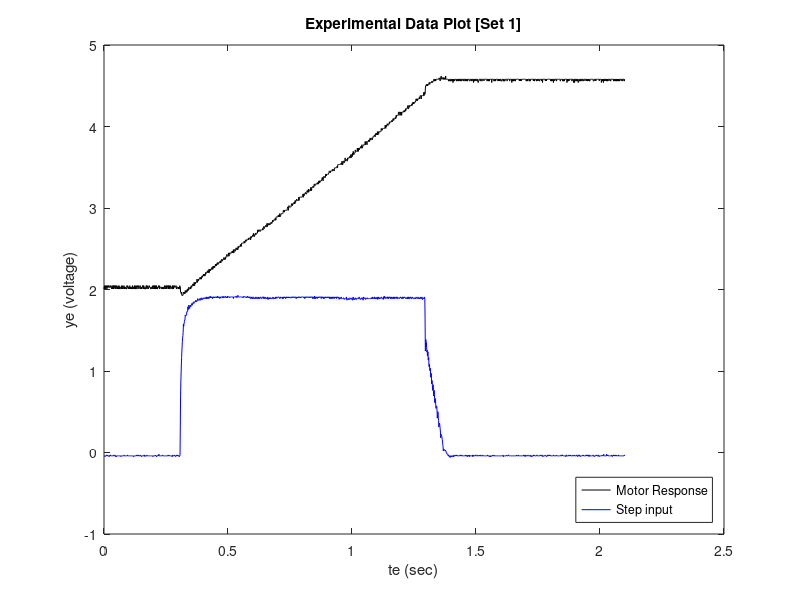
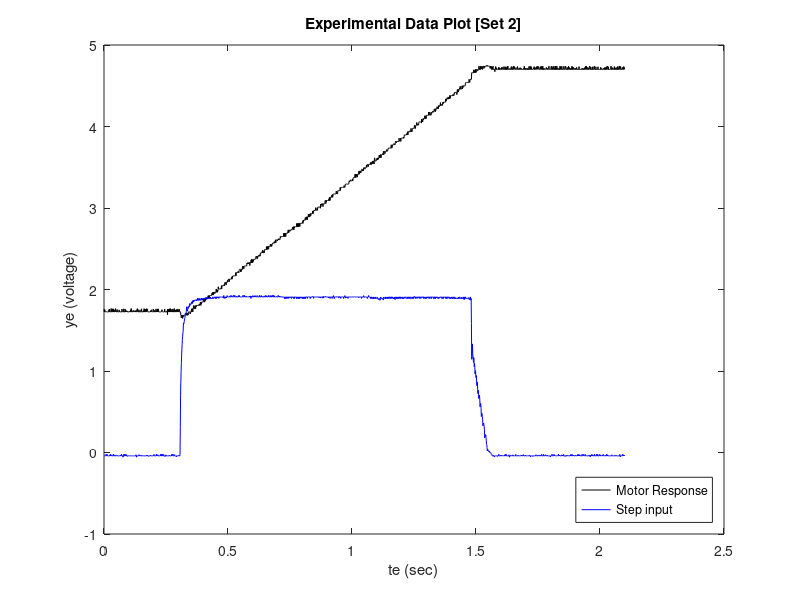
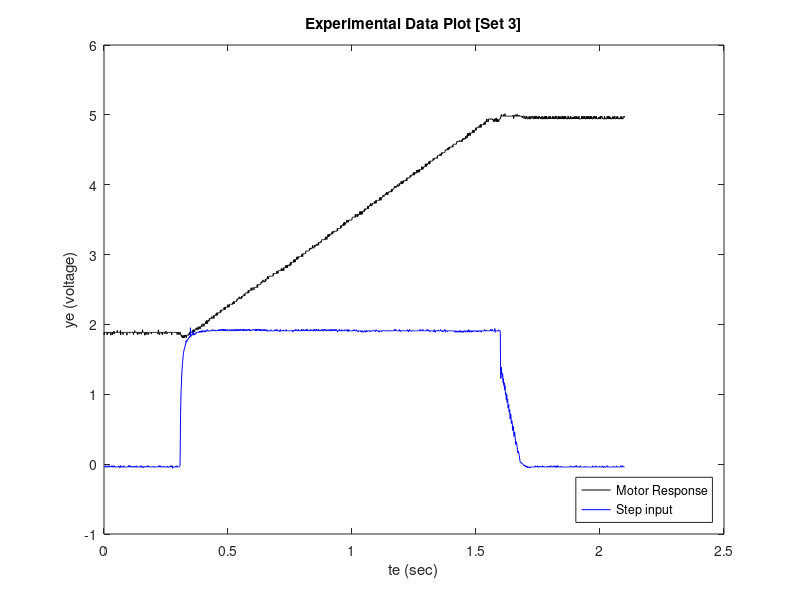
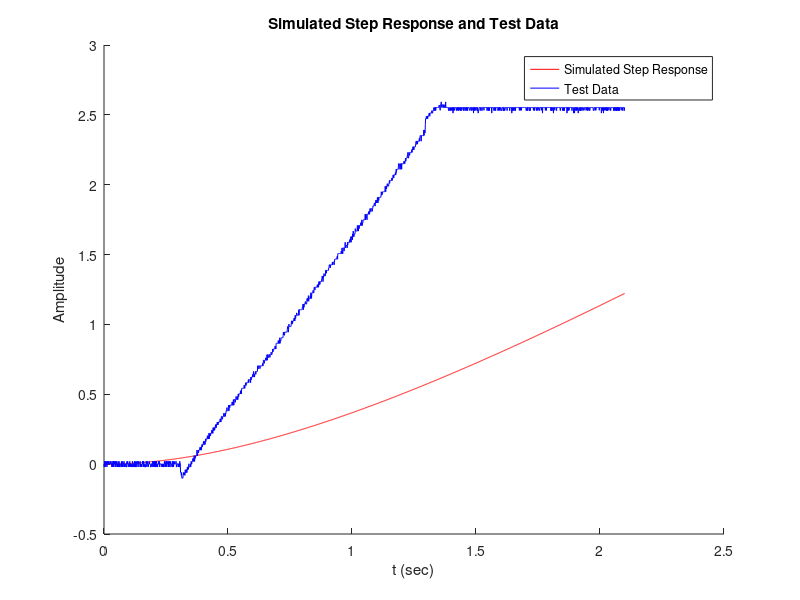

These figures' MATLAB source, in order: (Note: this script raises an error after producing the figures.)
%% ENB301_PracCode.m
% Written by D Gilmour n8871566

clc
clear all
close all

%% B1 - Load experimental data and plot
% Plot in black
data = csvread('PartB_Test1.csv',2,0);
te_1 = data(1:end,1);
te_1 = te_1 + abs(te_1(1));
ye_1 = data(1:end,2);
ye_1step = data(1:end,3);

data = csvread('PartB_Test2.csv',2,0);
te_2 = data(1:end,1);
te_2 = te_2 + abs(te_2(1));
ye_2 = data(1:end,2);
ye_2step = data(1:end,3);

data = csvread('PartB_Test3.csv',2,0);
te_3 = data(1:end,1);
te_3 = te_3 + abs(te_3(1));
ye_3 = data(1:end,2);
ye_3step = data(1:end,3);

figure
plot(te_1,ye_1,'k',te_1,ye_1step,'b')
title('Experimental Data Plot [Set 1]')
xlabel('te (sec)')
ylabel('ye (voltage)')
legend('Motor Response', 'Step input', 'Location','SouthEast')
print('-depsc',strcat('figures',filesep,'B1_dataset1'));
close

figure
plot(te_2,ye_2,'k',te_2,ye_2step,'b')
title('Experimental Data Plot [Set 2]')
xlabel('te (sec)')
ylabel('ye (voltage)')
legend('Motor Response', 'Step input', 'Location','SouthEast')
print('-depsc',strcat('figures',filesep,'B1_dataset2'));
close

figure
plot(te_3,ye_3,'k',te_3,ye_3step,'b')
title('Experimental Data Plot [Set 3]')
xlabel('te (sec)')
ylabel('ye (voltage)')
legend('Motor Response', 'Step input', 'Location','SouthEast')
print('-depsc',strcat('figures',filesep,'B1_dataset3'));
close

%% B2
alpha = 1;
km=1;
G = tf(km,[1 alpha 0]);

G_0 = step(G,te_1);
figure
hold on
plot(te_1,G_0,'r')
plot(te_1,ye_1-ye_1(1),'b')
title('Simulated Step Response and Test Data')
xlabel('t (sec)')
ylabel('Amplitude')
legend('Simulated Step Response','Test Data')
hold off
print('-depsc',strcat('figures',filesep,'B2_dataset1'));
close

G_0 = step(G,te_2);
figure
hold on
plot(te_2,G_0,'r')
plot(te_2,ye_2-ye_2(1),'b')
title('Simulated Step Response and Test Data')
xlabel('t (sec)')
ylabel('Amplitude')
legend('Simulated Step Response','Test Data')
hold off
print('-depsc',strcat('figures',filesep,'B2_dataset2'));
close

G_0 = step(G,te_3);
figure
hold on
plot(te_3,G_0,'r')
plot(te_3,ye_3-ye_3(1),'b')
title('Simulated Step Response and Test Data')
xlabel('t (sec)')
ylabel('Amplitude')
legend('Simulated Step Response','Test Data')
hold off
print('-depsc',strcat('figures',filesep,'B2_dataset3'));
close

%% B3 
% B3 - Derive single figure of merit: Used both Mean Square figure of merit
% and Root Mean Square figure of Merit
% Mean square error calculation:
% error_ms = error_ms + (G_0(jj) - ye(jj))^2;

% Root mean square error calculation:
% error_rms = error_rms + rms(G_0(jj) - ye(jj));

%% B4
% Improve Estimates using plots and figure of merit. Could use filters
% to improve quality of estimate. Could use medfilt1() in actual vector calculations.
mf1 = 50;   % medfilt1 averaging weighting

% Plot experimental data ye against systems estimated tf y1
[te_1new,ye_1new] = timing_fix(te_1,ye_1);
[te_2new,ye_2new] = timing_fix(te_2,ye_2);
[te_3new, ye_3new] = timing_fix(te_3,ye_3);

figure
plot(te_1new,ye_1new,'k')
title('Experimental Data Plot [Set 1 Adjusted]')
xlabel('te (sec)')
ylabel('ye (voltage)')
print('-depsc',strcat('figures',filesep,'B2_dataset1'));
close

figure
plot(te_2new,ye_2new,'k')
title('Experimental Data Plot [Set 2 Adjusted]')
xlabel('te (sec)')
ylabel('ye (voltage)')
print('-depsc',strcat('figures',filesep,'B2_dataset2'));
close

figure
plot(te_3new,ye_3new,'k')
title('Experimental Data Plot [Set 2 Adjusted]')
xlabel('te (sec)')
ylabel('ye (voltage)')
print('-depsc',strcat('figures',filesep,'B2_dataset3'));
close

[te_1trim, ye_1trim] = trimForCalculation(te_1new,ye_1new,mf1);
[te_2trim, ye_2trim] = trimForCalculation(te_2new,ye_2new,mf1);
[te_3trim, ye_3trim] = trimForCalculation(te_3new,ye_3new,mf1);

km_num = 500;    % number of km values used
km_max = 500;   % max km value used
alpha_num = 500;    % number of alpha values used
alpha_max = 500;    % max alpha value used

% Preallocate size for speed
output_ms = zeros(3,km_num*alpha_num);
output_rms = zeros(3,km_num*alpha_num);
km_ms = zeros(1,3);
alpha_ms = zeros(1,3);
km_rms = zeros(1,3);
alpha_rms = zeros(1,3);
        
for iteration = 1 : 3
    
    % Set te and ye based on iteration
    if (iteration == 1)        
        te = te_1trim;
        ye = ye_1trim;
    elseif (iteration == 2)
        te = te_2trim;
        ye = ye_2trim;
    else
        te = te_3trim;
        ye = ye_3trim;
    end      
    
    % Set cycle variables
    error_ms = 0;
    error_rms = 0;
    ii = 1;
    count = 0;
    
    for km = linspace(0,km_max,km_num)   % Cycle km values
       for alpha = linspace(0,alpha_max,alpha_num)  % Cycle alpha values
           G = tf(km, [1 alpha 0]);
           G_0 = step(G,te);

           % Calculate error
           for jj = 1 : length(te)
              % Calculate mean square error
              error_ms = error_ms + (G_0(jj) - ye(jj))^2;
              
              % Calculate root mean square error
              error_rms = error_rms + rms(G_0(jj) - ye(jj));
           end
           
           % Store km, alpha and the error taken to calculate
           output_ms(:,ii) = [km;alpha;error_ms];
           output_rms(:,ii) = [km;alpha;error_rms];
           
           % Reset cycle variables
           ii = ii + 1;
           error_ms = 0;
           error_rms = 0;
       end
       
       % Output km iterations
       %count = count + 1;       
       %fprintf('%d %s %d\n',count,'/',km_num);
    end

    % Calculate km and alpha values for mean square error calculation
    [~,index] = min(output_ms(3,:));
    km_ms(iteration) = output_ms(1,index); % Output variable
    alpha_ms(iteration) = output_ms(2,index);  % Output variable

    % Calculate km and alpha values for root mean square error calculation
    [~,index] = min(output_rms(3,:));
    km_rms(iteration) = output_rms(1,index); % Output variable
    alpha_rms(iteration) = output_rms(2,index);  % Output variable    
end
km_mean = (mean(km_ms) + mean(km_rms)) / 2;
alpha_mean = (mean(alpha_ms) + mean(alpha_rms)) / 2;

% Write km and alpha values to file
fileID = fopen('y1.txt','w');
fprintf(fileID,'%s\n\n','Results from calculating km and alpha');
fprintf(fileID,'%s %6.4f %6.4f %6.4f\n','km_ms:',km_ms);
fprintf(fileID,'%s %6.4f %6.4f %6.4f\n','km_rms:',km_rms);
fprintf(fileID,'%s %6.4f %6.4f %6.4f\n','alpha_ms:',alpha_ms);
fprintf(fileID,'%s %6.4f %6.4f %6.4f\n','alpha_rms',alpha_rms);
fprintf(fileID,'%s %6.4f\n','km_mean:',km_mean);
fprintf(fileID,'%s %6.4f\n','alpha_mean',alpha_mean);
fclose(fileID);

% Display km and alpha values
fprintf('%s\n','km_ms:')
disp(km_ms);
fprintf('%s\n','alpha_ms:')
disp(alpha_ms);
fprintf('%s\n','km_rms:')
disp(km_rms);
fprintf('%s\n','alpha_rms:')
disp(alpha_rms);
fprintf('%s\n', 'km:')
disp(km_mean);
fprintf('%s\n', 'alpha:')
disp(alpha_mean);

% Plot y1 against ye
% Data Set 1
G = tf(km_ms(1), [1 alpha_ms(1) 0]); 
y1_ms = step(G,te_1new);
figure
plot(te_1new,medfilt1(ye_1new,1),'k',te_1new,medfilt1(y1_ms,1),'b')
title('Experimental vs estimated TF [Set 1 Adjusted, mean square error]')
xlabel('te (sec)')
ylabel('y (voltage)')
legend('ye','y1')
print('-depsc',strcat('figures',filesep,'y1_dataset1_ms'));
close

G = tf(km_rms(1), [1 alpha_rms(1) 0]); 
y1_rms = step(G,te_1new);
figure
plot(te_1new,ye_1new,'k',te_1new,y1_rms,'b')
title('Experimental vs estimated TF [Set 1 Adjusted, root mean square error]')
xlabel('te (sec)')
ylabel('y (voltage)')
legend('ye','y1')
print('-depsc',strcat('figures',filesep,'y1_dataset1_rms'));
close

% Data Set 2
G = tf(km_ms(2), [1 alpha_ms(2) 0]);
y1_ms = step(G,te_2new);
figure
plot(te_2new,ye_2new,'k',te_2new,y1_ms,'b')
title('Experimental vs estimated TF [Set 2 Adjusted, mean square error]')
xlabel('te (sec)')
ylabel('y (voltage)')
legend('ye','y1')
print('-depsc',strcat('figures',filesep,'y1_dataset2_ms'));
close

G = tf(km_rms(2), [1 alpha_rms(2) 0]); 
y1_rms = step(G,te_2new);
figure
plot(te_2new,ye_2new,'k',te_2new, y1_rms,'b')
title('Experimental vs estimated TF [Set 2 Adjusted, root mean square error]')
xlabel('te (sec)')
ylabel('y (voltage)')
legend('ye','y1')
print('-depsc',strcat('figures',filesep,'y1_dataset2_rms'));
close

% Data Set 3
G = tf(km_ms(3), [1 alpha_ms(3) 0]); 
y1_ms = step(G,te_3new);
figure
plot(te_3new,ye_3new,'k',te_3new,y1_ms,'b')
title('Experimental vs estimated TF [Set 3 Adjusted, mean square error]')
xlabel('te (sec)')
ylabel('y (voltage)')
legend('ye','y1')
print('-depsc',strcat('figures',filesep,'y1_dataset3_ms'));
close

G = tf(km_rms(3), [1 alpha_rms(3) 0]); 
y1_rms = step(G,te_3new);
figure
plot(te_3new,ye_3new,'k',te_3new,y1_rms,'b')
title('Experimental vs estimated TF [Set 3 Adjusted, root mean square error]')
xlabel('te (sec)')
ylabel('y (voltage)')
legend('ye','y1')
print('-depsc',strcat('figures',filesep,'y1_dataset3_rms'));
close

save('partb_Variables.mat')
%{
km_length = 500; alpha_length = 500
km_max = 500; alpha_max = 500
km_ms:
  289.5792  496.9940  495.9920

alpha_ms:
  118.2365  201.4028  198.3968

km_rms:
  265.5311  500.0000  483.9679

alpha_rms:
  108.2164  202.4048  193.3868
%}



%% B5
%clear
%load('partb_MatlabOutput')
%alpha_mean = 170.3407;

% Use second order model and alpha to calculate km and beta.
% Experimental time and voltage vectors

km_num = 500;    % number of km values used
km_max = 500;   % max km value used
beta_num = 50;    % number of alpha values used
beta_max = 1;    % max alpha value used

% Preallocate size for speed
output_ms = zeros(3,km_num*beta_num);
output_rms = zeros(3,km_num*beta_num);
km2_ms = zeros(1,3);
beta_ms = zeros(1,3);
km2_rms = zeros(1,3);
beta_rms = zeros(1,3);
    
for iteration = 1:3
    if(iteration == 1)
        te = te_1trim;
        ye = ye_1trim;
    elseif(iteration==2)
        te = te_2trim;
        ye = ye_2trim;
    else
        te = te_3trim;
        ye = ye_3trim;
    end
    
    % Set cycle variables
    error_ms = 0;
    error_rms = 0;
    ii = 1;
    count = 0;
    
    for km = linspace(0,km_max,km_num)   % Cycle km values
       for beta = linspace(0,beta_max,beta_num)  % Cycle alpha values
           G = tf(km, [1 (alpha_mean+beta) (alpha_mean*beta)]);
           G_0 = step(G,te);

           % Calculate error
           for jj = 1 : length(te)
              % Calculate mean square error
              error_ms = error_ms + (G_0(jj) - ye(jj))^2;

              % Calculate root mean square error
              error_rms = error_rms + rms(G_0(jj) - ye(jj));
           end

           % Store km, alpha and the error taken to calculate
           output_ms(:,ii) = [km;beta;error_ms];
           output_rms(:,ii) = [km;beta;error_rms];

           % Reset cycle variables
           ii = ii + 1;
           error_ms = 0;
           error_rms = 0;
       end

    end
    
    
        % Output km iterations
       %count = count + 1;       
       %fprintf('%d %s %d\n',count,'/',km_num);

    % Calculate km and alpha values for mean square error calculation
    [~,index] = min(output_ms(3,:));
    km2_ms(iteration) = output_ms(1,index); % Output variable
    beta_ms(iteration) = output_ms(2,index);  % Output variable

    % Calculate km and alpha values for root mean square error calculation
    [~,index] = min(output_rms(3,:));
    km2_rms(iteration) = output_rms(1,index); % Output variable
    beta_rms(iteration) = output_rms(2,index);  % Output variable 
end

km_mean2 = (mean(km_ms) + mean(km2_rms)) / 2;
beta_mean = (mean(beta_ms) + mean(beta_rms)) / 2;
    
% Display km and beta values
fprintf('%s\n','km_ms:')
disp(km2_ms);
fprintf('%s\n','beta_ms:')
disp(beta_ms);
fprintf('%s\n','km_rms:')
disp(km2_rms);
fprintf('%s\n','beta_rms:')
disp(beta_rms);
fprintf('%s\n', 'km:')
disp(km_mean2);
fprintf('%s\n', 'beta:')
disp(beta_mean);

% Write km and beta values to file
fileID = fopen('y2.txt','w');
fprintf(fileID,'%s\n\n','Results from calculating km and beta with set alpha value.');
fprintf(fileID,'%s %6.4f\n','Precalculated alpha:',alpha_mean);
fprintf(fileID,'%s %6.4f %6.4f %6.4f\n','km_ms:',km2_ms);
fprintf(fileID,'%s %6.4f %6.4f %6.4f\n','km_rms:',km2_rms);
fprintf(fileID,'%s %6.4f %6.4f %6.4f\n','beta_ms:',beta_ms);
fprintf(fileID,'%s %6.4f %6.4f %6.4f\n','beta_rms',beta_rms);
fprintf(fileID,'%s %6.4f\n','km_mean:',km_mean2);
fprintf(fileID,'%s %6.4f\n','beta_mean',beta_mean);
fclose(fileID);

% Plot response
% G = tf(km_mean2, [1 (alpha+beta_mean) (alpha*beta_mean)]);
% y2 = step(G,te_1new);
% figure
% plot(te_1new,ye_1new,'k',te_1new,y2,'b')
% title('Experimental vs estimated TF [Set 1 Adjusted]')
% xlabel('te (sec)')
% ylabel('y (voltage)')
% legend('ye','y1')
% print('-depsc',strcat('figures',filesep,'y2_dataset1'));
% close

% Plot y2 against ye
% Data Set 1
G = tf(km2_ms(1), [1 (alpha_mean+beta_ms(1)) (alpha_mean*beta_ms(1))]);
y2_ms = step(G,te_1new);
figure
plot(te_1new,medfilt1(ye_1new,1),'k',te_1new,medfilt1(y2_ms,1),'b')
title('Experimental vs estimated TF [Set 1 Adjusted, mean square error]')
xlabel('te (sec)')
ylabel('y (voltage)')
legend('ye','y1')
print('-depsc',strcat('figures',filesep,'y2_dataset1_ms'));
close

G = tf(km2_ms(1), [1 (alpha_mean+beta_ms(1)) (alpha_mean*beta_ms(1))]);
y2_rms = step(G,te_1new);
figure
plot(te_1new,ye_1new,'k',te_1new,y2_rms,'b')
title('Experimental vs estimated TF [Set 1 Adjusted, root mean square error]')
xlabel('te (sec)')
ylabel('y (voltage)')
legend('ye','y1')
print('-depsc',strcat('figures',filesep,'y2_dataset1_rms'));
close

% Data Set 2
G = tf(km2_ms(2), [1 (alpha_mean+beta_ms(2)) (alpha_mean*beta_ms(2))]);
y2_ms = step(G,te_2new);
figure
plot(te_2new,medfilt1(ye_2new,1),'k',te_2new,medfilt1(y2_ms,1),'b')
title('Experimental vs estimated TF [Set 3 Adjusted, mean square error]')
xlabel('te (sec)') 
ylabel('y (voltage)')
legend('ye','y1')
print('-depsc',strcat('figures',filesep,'y2_dataset2_ms'));
close

G = tf(km2_ms(2), [1 (alpha_mean+beta_ms(2)) (alpha_mean*beta_ms(2))]);
y2_rms = step(G,te_2new);
figure
plot(te_2new,ye_2new,'k',te_2new,y2_rms,'b')
title('Experimental vs estimated TF [Set 3 Adjusted, root mean square error]')
xlabel('te (sec)')
ylabel('y (voltage)')
legend('ye','y1')
print('-depsc',strcat('figures',filesep,'y2_dataset2_rms'));
close

% Data Set 3
G = tf(km2_ms(3), [1 (alpha_mean+beta_ms(3)) (alpha_mean*beta_ms(3))]);
y2_ms = step(G,te_3new);
figure
plot(te_3new,medfilt1(ye_3new,1),'k',te_3new,medfilt1(y2_ms,1),'b')
title('Experimental vs estimated TF [Set 3 Adjusted, mean square error]')
xlabel('te (sec)')
ylabel('y (voltage)')
legend('ye','y1')
print('-depsc',strcat('figures',filesep,'y2_dataset3_ms'));
close

G = tf(km2_ms(3), [1 (alpha_mean+beta_ms(3)) (alpha_mean*beta_ms(3))]);
y2_rms = step(G,te_3new);
figure
plot(te_3new,ye_3new,'k',te_3new,y2_rms,'b')
title('Experimental vs estimated TF [Set 3 Adjusted, root mean square error]')
xlabel('te (sec)')
ylabel('y (voltage)')
legend('ye','y1')
print('-depsc',strcat('figures',filesep,'y2_dataset3_rms'));
close


%% C4
%Calculate expected time response
Rf = 33 * 10^3;
R1 = 10 * 10^3;
alpha = 38.61;
Km = 326;
K = Rf / R1;

t = linspace(0,0.8,100);
G_c = tf(K * Km, [1 alpha K * Km]);
Y_c = 0.5 * step(G_c,t);

figure
plot(t,Y_c,'r')
title('Time response plot')
xlabel('te (sec)')
ylabel('Amplitude')
print('-depsc',strcat('Figures',filesep,'C4'));
close

%Y_c = tf(K * Km, [1 alpha K * Km 0]);
num = 0.5 * K * Km;
den = [1 alpha K*Km 0];
% [num, den] = tfdata(Y_c,'v');
%r = gain, p = pole, k = direct term ie r / (s + p) + k
[r, p, k] = residue(num,den);
% 
syms s;
partialFrac = [r(1)/(s-p(1)) r(2)/(s-p(2)) r(3)/(s-p(3))];
time_response = ilaplace(partialFrac);  % Inverse laplace from s domain to t domain
time_response = vpa(time_response,5); % Round to 5 sig figs

zeta = -log(5/100) / sqrt(pi^2 +log(5/100)^2);  % Damping ratio
Wn = alpha / (2 * zeta);    % Natural frequency
Wd = Wn * sqrt(1 - zeta^2);
Tp = pi / Wd;   % Peak time
Mp = exp((-pi  * zeta) / sqrt(1 - zeta^2)); % Percentage overshoot
Ts =  4 / (zeta * Wn);   % Settling time

fileID = fopen('C4.txt','w');
fprintf(fileID,'%s\n\n','Time response Characteristics.');
fprintf(fileID,'%s %4.6f\n','Damping ratio (zeta):',zeta);
fprintf(fileID,'%s %4.6f\n','Natural frequency (Wn):',Wn);
fprintf(fileID,'%s %4.6f\n','Peak time (Tp):',Tp);
fprintf(fileID,'%s %4.6f\n','%OS (Mp):',Mp);
fprintf(fileID,'%s %4.6f\n','Settling Time (Ts):',Ts);
fclose(fileID);
%% C5 - Calculate theretical gain required for 5% overshoot. Determine requried resistors.

%% C6
% Import experimental data into matla. Compare closed loop response with
% prediced model Y_c. What does this suggest about model derived in part B?
data = csvread('PartC_Theoretical.csv',2,0);  % Read in Closed loop theoretical data
tc_theoretical = data(1:end,1);   % Store tc variable
tc_theoretical = tc_theoretical + abs(tc_theoretical(1));
yc_theoretical = data(1:end,3);   % Store yc variable
yc_theoreticalStep = data(1:end,2);   % Store tc step input variable

data = csvread('PartC_Experimental.csv',2,0);  % Read in Closed loop theoretical data
tc_experimental = data(1:end,1);   % Store tc variable
tc_experimental = tc_experimental + abs(tc_experimental(1));
yc_experimental = data(1:end,3);   % Store yc variable
yc_2experimentalStep = data(1:end,2);   % Store tc step input variable

figure
plot(tc_theoretical,yc_theoretical,'k',tc_theoretical,yc_theoreticalStep,'g')
title('Closed Loop Theoretical Data Plot')
xlabel('tc (sec)')
ylabel('yc (voltage)')
legend('Motor Response', 'Step input', 'Location','SouthEast')
print('-depsc',strcat('figures',filesep,'C6_theoretical'));
close

figure
plot(tc_experimental,yc_experimental,'k',tc_experimental,yc_2experimentalStep,'g')
title('Closed Loop Experimental Data Plot')
xlabel('tc (sec)')
ylabel('yc (voltage)')
legend('Motor Response', 'Step input', 'Location','SouthEast')
print('-depsc',strcat('figures',filesep,'C6_experimental'));
close

figure
plot(tc_experimental,yc_experimental,'k')
title('Closed Loop Experimental Data Plot')
xlabel('tc (sec)')
ylabel('yc (voltage)')
legend('Motor Response', 'Step input', 'Location','SouthEast')
print('-depsc',strcat('figures',filesep,'D4_experimental'));
%close
% different input frequencies (0.5Hz, 0.75Hz, 1Hz, 1.25Hz and 1.5Hz).
%[mag,phase] = bode( G, imag(jw) )
%http://stackoverflow.com/questions/22837372/how-to-replace-the-laplace-variable-in-a-transfer-function-with-a-number-value

%% D2
% measure the closed- loop system?s overshoot and settling time for 5 

data = csvread('PartD_0_5Hz.csv',2,0);  % Read in 0.5Hz
td_0_5 = data(1:end,1);   % Store tc variable
td_0_5 = td_0_5 + abs(td_0_5(1));
yd_0_5 = data(1:end,3);   % Store yc variable
yd_0_5Step = data(1:end,2);   % Store tc step input variable

data = csvread('PartD_0_75Hz.csv',2,0);  % Read in 0.75Hz
td_0_75 = data(1:end,1);   % Store tc variable
td_0_75 = td_0_75 + abs(td_0_75(1));
yd_0_75 = data(1:end,3);   % Store yc variable
yd_0_75Step = data(1:end,2);   % Store tc step input variable

data = csvread('PartD_1_0Hz.csv',2,0);  % Read in 1.25Hz
td_1_0 = data(1:end,1);   % Store tc variable
td_1_0 = td_1_0 + abs(td_1_0(1));
yd_1_0= data(1:end,3);   % Store yc variable
yd_1_0Step = data(1:end,2);   % Store tc step input variable

data = csvread('PartD_1_25Hz.csv',2,0);  % Read in 0.5Hz
td_1_25 = data(1:end,1);   % Store tc variable
td_1_25 = td_1_25 + abs(td_1_25(1));
yd_1_25 = data(1:end,3);   % Store yc variable
yd_1_25Step = data(1:end,2);   % Store tc step input variable

data = csvread('PartD_1_50Hz.csv',2,0);  % Read in 1.5Hz
td_1_50 = data(1:end,1);   % Store tc variable
td_1_50 = td_1_50 + abs(td_1_50(1));
yd_1_50 = data(1:end,3);   % Store yc variable
yd_1_50Step = data(1:end,2);   % Store tc step input variable


figure
plot(td_0_5,yd_0_5,'k',td_0_5,yd_0_5Step,'b')
title('Closed Loop Response [0.5Hz Step]')
xlabel('t (sec)')
ylabel('y (voltage)')
legend('Motor Response', 'Step input', 'Location','SouthEast')
print('-depsc',strcat('figures',filesep,'D2_0_5Hz'));
close

figure
plot(td_0_75,yd_0_75,'k',td_0_75,yd_0_75Step,'b')
title('Closed Loop Response [0.75Hz Step]')
xlabel('t (sec)')
ylabel('y (voltage)')
legend('Motor Response', 'Step input', 'Location','SouthEast')
print('-depsc',strcat('figures',filesep,'D2_0_75Hz'));
close

figure
plot(td_1_0,yd_1_0,'k',td_1_0,yd_1_0Step,'b')
title('Closed Loop Response [1.0Hz Step]')
xlabel('t (sec)')
ylabel('y (voltage)')
legend('Motor Response', 'Step input', 'Location','SouthEast')
print('-depsc',strcat('figures',filesep,'D2_1_0Hz'));
close

figure
plot(td_1_25,yd_1_25,'k',td_1_25,yd_1_25Step,'b')
title('Closed Loop Response [1.25Hz Step]')
xlabel('t (sec)')
ylabel('y (voltage)')
legend('Motor Response', 'Step input', 'Location','SouthEast')
print('-depsc',strcat('figures',filesep,'D2_1_25Hz'));
close

figure
plot(td_1_50,yd_1_50,'k',td_1_50,yd_1_50Step,'b')
title('Closed Loop Response [1.50Hz Step]')
xlabel('t (sec)')
ylabel('y (voltage)')
legend('Motor Response', 'Step input', 'Location','SouthEast')
print('-depsc',strcat('figures',filesep,'D2_1_50Hz'));
close

%% D3
data = csvread('PartD3_22k.csv',2,0);  % Read in 0.5Hz
td_22k = data(1:end,1);   % Store tc variable
%td_22k = td_22k + abs(td_22k(1));
yd_22k = data(1:end,3);   % Store yc variable
yd_22kStep = data(1:end,2);   % Store tc step input variable
[td_22k, yd_22k,yd_22kStep] = timing_fix_D3(td_22k,yd_22k,yd_22kStep);

data = csvread('PartD3_100k.csv',2,0);  % Read in 0.75Hz
td_100k = data(1:end,1);   % Store tc variable
% td_100k = td_100k + abs(td_100k(1));
yd_100k = data(1:end,3);   % Store yc variable
yd_100kStep = data(1:end,2);   % Store tc step input variable
[td_100k, yd_100k,yd_100kStep] = timing_fix_D3(td_100k,yd_100k,yd_100kStep);

figure
plot(td_22k,yd_22k,'k',td_22k,yd_22kStep,'b')
title('Time Response [Rf = 22k]')
xlabel('t (sec)')
ylabel('y (voltage)')
legend('Motor Response', 'Step input', 'Location','SouthEast')
print('-depsc',strcat('figures',filesep,'D3_22k'));
close

figure
plot(td_100k,yd_100k,'k',td_100k,yd_100kStep,'b')
title('Time Response [Rf = 100k]')
xlabel('t (sec)')
ylabel('y (voltage)')
legend('Motor Response', 'Step input', 'Location','SouthEast')
print('-depsc',strcat('figures',filesep,'D3_100k'));
close

%% D4
% Build closed loop servo motor model in simulink
% Plot this simulated response against experimental response

Rf = 33 * 10^3;
R1 = 10 * 10^3;
alpha = 38.61;
Km = 326;
K = Rf / R1;

t = linspace(0,0.8,100);
G_c = tf(K * Km, [1 alpha K * Km]);
Y_c = 0.5 * step(G_c,t);

